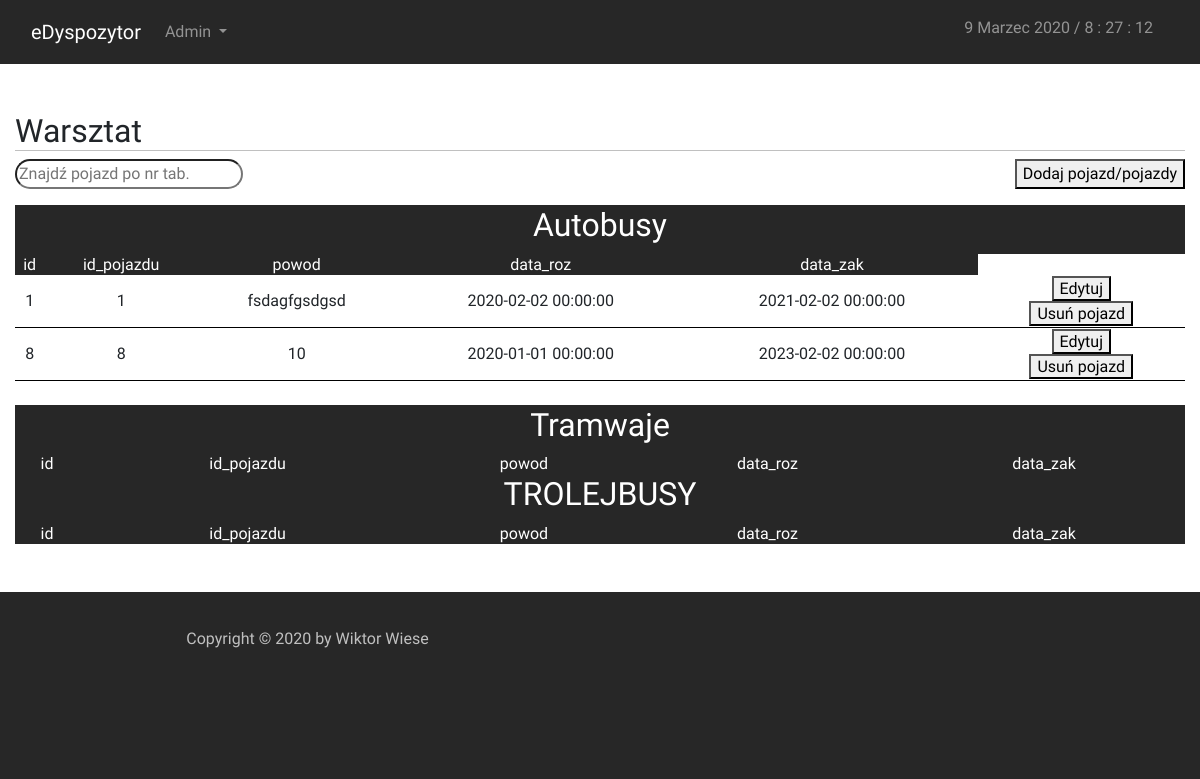
The app's page /index_user.php?page=workshop (signed in), older data.
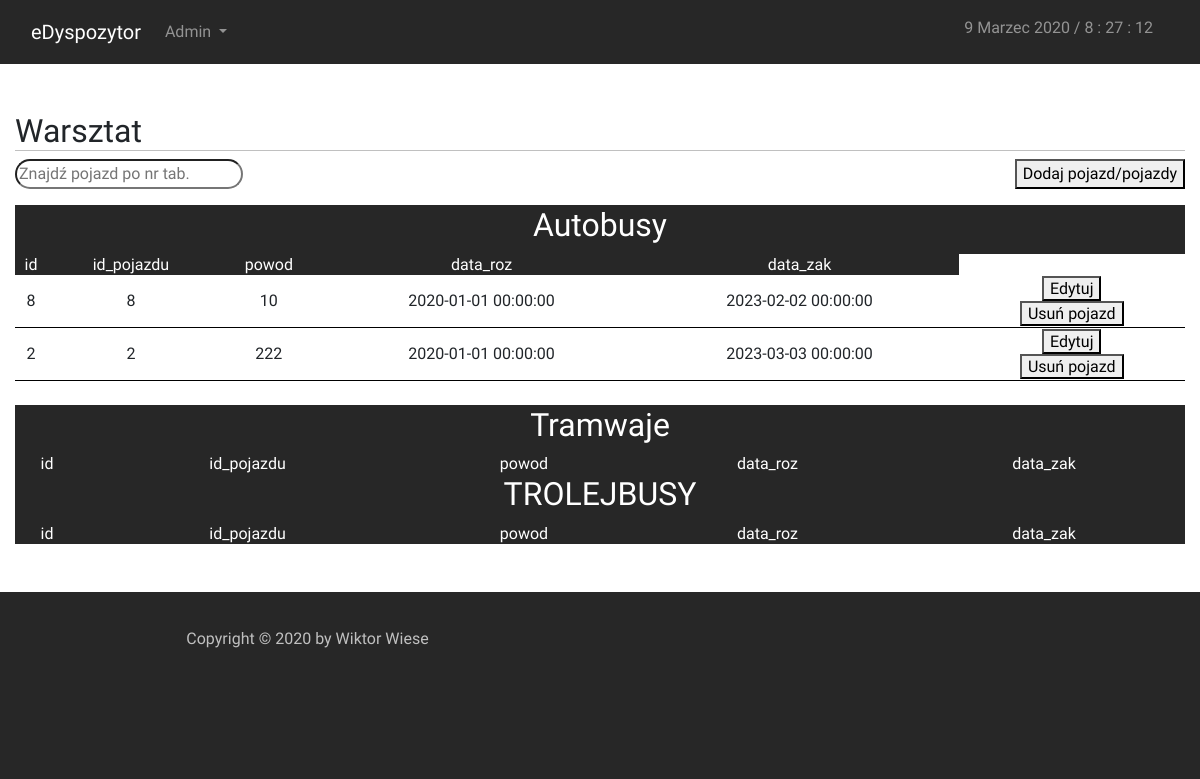
The same page, newer data.
### tables this page shows
CREATE TABLE `vehicles` (
  `id` int(11) NOT NULL,
  `typ_pojazdu` enum('Tram','Bus') DEFAULT NULL,
  `miasto` text NOT NULL,
  `marka` text,
  `model` text,
  `uklad_drzwi` text,
  `rocznik` text,
  `rok_wprowadzenia` text,
  `klimatyzacja` enum('TAK','NIE') DEFAULT NULL,
  `biletomat` enum('TAK','NIE') DEFAULT NULL,
  `numer_tab` int(11) DEFAULT NULL,
  `typ_taboru` enum('MINI','MAXI','MEGA','Wagon','Skład') DEFAULT NULL,
  `uwagi` longtext,
  `id_workshop` int(11) DEFAULT NULL,
  `id_timetable` int(11) DEFAULT NULL
);

CREATE TABLE `workshop` (
  `id` int(11) NOT NULL,
  `id_pojazdu` int(11) NOT NULL,
  `powod` longtext,
  `data_roz` datetime DEFAULT NULL,
  `data_zak` datetime DEFAULT NULL,
  `miasto` int(11) NOT NULL
);

### index_user.php (called while the page is built)
<?php
    include("./layout/header.php");
    $toInclude = isset($_GET['page']) ? $_GET['page']:"main";
    include("./pages/user/$toInclude.php");
    include("./layout/footer.php");
?>

### pages/user/workshop.php (the view, shortened to what this page needs)
<main>
    <?php
        require_once("scripts/php/db_connect.php");
        $connect = new mysqli($host, $db_user, $db_password, $db_name);
    ?>
    <div class="container-fluid"><br/><br/>
        <H2 class="headline">Warsztat</H2>
        <div class="messages__bar__left">
            <form id="form">
                <input type="text" id="search" name="search" placeholder="Znajdź pojazd po nr tab."/>
            </form>
        </div>
        <div class="messages__bar">
                <button data-toggle="modal" data-target="#modal-add-vehicle">Dodaj pojazd/pojazdy</button>
        </div>
        <div id="result" class="result table-responsive">
            <?php
			if($_SESSION['access'] == 1)
			{
				$result_Bus="SELECT * FROM `workshop` inner join `vehicles` on `workshop`.`id_pojazdu`=`vehicles`.`id` where typ_pojazdu='Bus' ORDER BY `workshop`.`id`";
				$result_Tram="SELECT * FROM `workshop` inner join `vehicles` on `workshop`.`id_pojazdu`=`vehicles`.`id` where typ_pojazdu='Tram' ORDER BY `workshop`.`id`";
				$result_T="SELECT * FROM `workshop` inner join `vehicles` on `workshop`.`id_pojazdu`=`vehicles`.`id` where typ_pojazdu='t' ORDER BY `workshop`.`id`";
			}
			if ($result = @$connect->query($result_Bus))
				{
					echo "<table>
					<tr class='main'>
						<td colspan='11'><H2>Autobusy</H2></td>
					</tr>
					<tr class='main'>
						<td>id</td>
						<td>id_pojazdu</td>
						<td>powod</td>
						<td>data_roz</td>
						<td>data_zak</td>
					</tr>";
					$users = $result->num_rows;
					if($users>0)
					{
						while($row = $result->fetch_array())
						{
						  echo "<tr style='border-bottom:1pt solid black'>
							<td>".$row['id']."</td>
							<td>".$row['id_pojazdu']."</td>
							<td>".$row['powod']."</td>
							<td>".$row['data_roz']."</td>
							<td>".$row['data_zak']."</td>
							<td><button data-toggle='modal' data-target='#modal-workshop-edycja' data-workshop-edit='".$row['id']."'>Edytuj</button><br />
							<button data-toggle='modal' data-target='#modal-workshop-delete' data-workshop-delete='".$row['id']."'>Usuń pojazd</button>
							</td>
						  </tr>";
						}
					}
					echo "</table><br/>";
				}
			  if($result2 = @$connect->query("$result_Tram"))
			  {
				  echo "<table>
					  <tr class='main'>
						  <td colspan='10'><H2>Tramwaje</H2></td>
					  </tr>
					  <tr class='main'>
						<td>id</td>
						<td>id_pojazdu</td>
						<td>powod</td>
						<td>data_roz</td>
						<td>data_zak</td>
					  </tr>";
				echo "</table>";
			  }
			  if($result2 = @$connect->query("$result_T"))
			  {
				  echo "<table>
					  <tr class='main'>
						  <td colspan='10'><H2>TROLEJBUSY</H2></td>
					  </tr>
					  <tr class='main'>
						<td>id</td>
						<td>id_pojazdu</td>
						<td>powod</td>
						<td>data_roz</td>
						<td>data_zak</td>
					  </tr>";
				echo "</table>";
			  }
                ?>
        </div>
    <br/><br/></div>
</main>

Row changes from the older to the newer data that the page shows:
no longer on this page (row edited): vehicles: id "1", id_workshop.id_pojazdu "1", id_workshop.powod "fsdagfgsdgsd", id_workshop.data_roz "2020-02-02 00:00:00", id_workshop.data_zak "2021-02-02 00:00:00"
now on this page (row unchanged): vehicles: id "2", workshop.id_pojazdu "2", workshop.powod "222", workshop.data_roz "2020-01-01 00:00:00", workshop.data_zak "2023-03-03 00:00:00"
